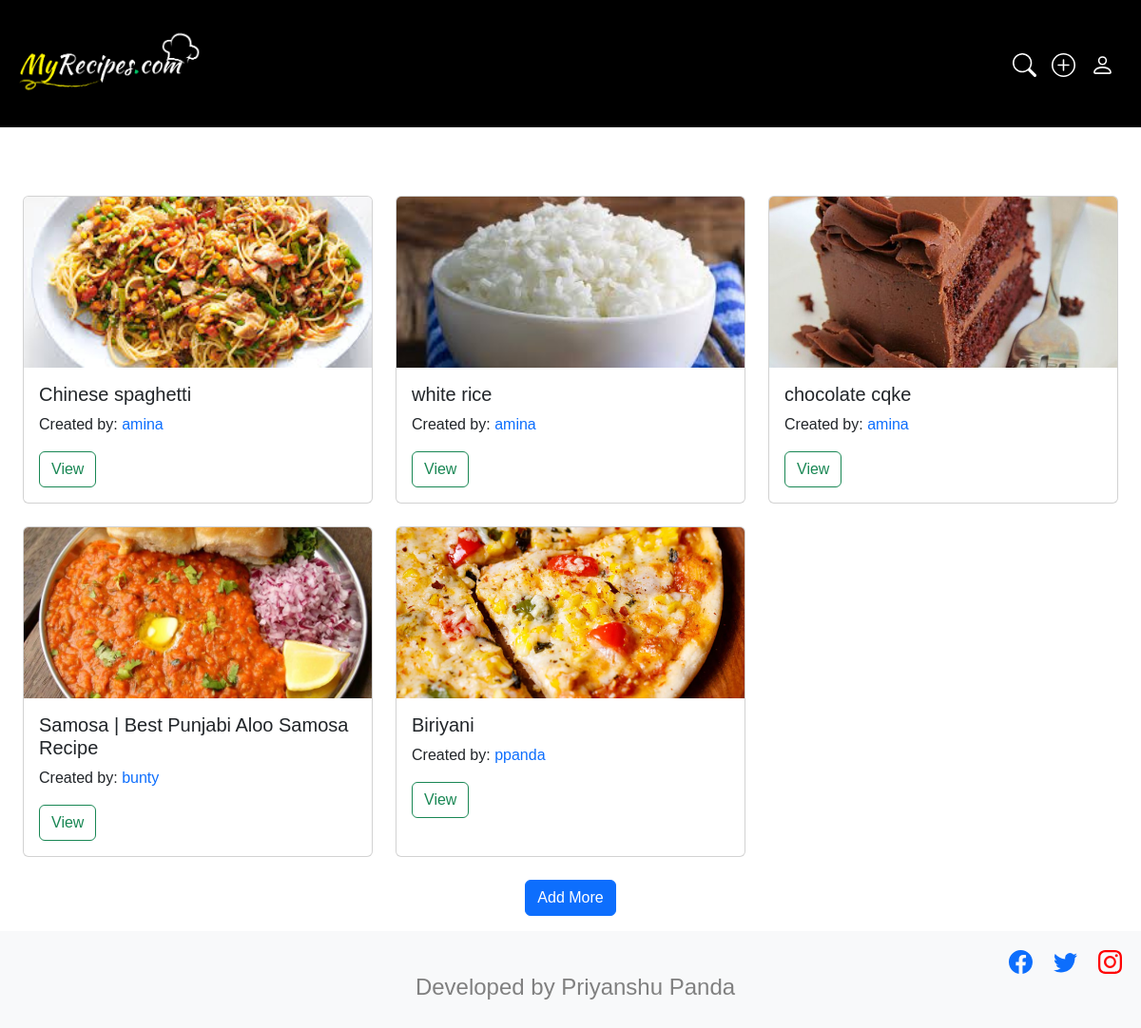
The app's page /viewrecipe/ with its own data.
### myrecpies/models.py (models this page shows, shortened)
class Recipe(models.Model):
    user = models.ForeignKey(User,on_delete=models.CASCADE)
    recipe_name = models.CharField(max_length=100)
    recipe_ingridents = models.CharField(max_length=100)
    recipe_description = models.TextField()
    instructions = models.TextField(default=None)
    cooking_time = models.TextField(default=None)
    created_at = models.DateTimeField(auto_now_add=True)
    recipe_image = models.ImageField(upload_to="recepie")

### myrecpies/views.py (the view)
# urls.py: path('viewrecipe/',viewrecipe,name="viewrecipe"),
def viewrecipe(request):
    queryset = Recipe.objects.order_by('-created_at')
    context = {'recipes': queryset}
    return render(request,"view.html",context)

### myrecpies/templates/view.html (shortened to what this page needs)
{% extends "base.html" %}
{% block start %}
<br>
<br>
  {% include 'card.html' %}
  {% if recipes|length != 0 %}
  <div class="mb-3 text-center">
    <a href="/recipe/">
      <button type="submit" class="btn btn-primary vertical-center">Add More</button>
    </a>
  </div>
  {% endif %}
{% endblock %}

### myrecpies/templates/card.html
<div style=" position: relative;padding:2%">
    <div class="row row-cols-1 row-cols-md-3 g-4">
    {% for recipe in recipes %}
      {% if recipe.user == request.user %}
        <div class="row-4">
            <div class="card h-100">
              <div class="view overlay">
                <img class="card-img-top" src="/media/{{recipe.recipe_image}}" alt="Card image cap" style="width: 100%;height: 15vw;object-fit: cover;">
                <a href="#!">
                  <div class="mask rgba-white-slight"></div>
                </a>
              </div>
              <div class="card-body">
                <h5 class="card-title">{{recipe.recipe_name}}</h5>
                <p class="card-text">Created by: <a href="/profile/{{request.user.id}}" style="text-decoration: none;">{{recipe.user.username}}</a></p>
                <a href="/recipe_detail/{{recipe.id}}/" class="btn btn-outline-success" id="bt1">View</a>
                <a href="/delete_recipe/{{recipe.id}}/" class="btn btn-outline-danger" id="bt2">Delete</a>
                <a href="/update_recipe/{{recipe.id}}" class="btn btn-outline-warning" id="bt3">Edit</a>
              </div>
          </div>
        </div>
      {% else %}
        <div class="row-4">
          <div class="card h-100">
            <img class="card-img-top" src="/media/{{recipe.recipe_image}}" alt="Card image cap" style="width: 100%;height: 15vw;object-fit: cover;">
            <div class="card-body">
              <h5 class="card-title">{{recipe.recipe_name}}</h5>
              <p class="card-text">Created by: <a href="/profile/{{recipe.user.id}}" style="text-decoration: none;">{{recipe.user.username}}</a></p>
              <a href="/recipe_detail/{{recipe.id}}/" class="btn btn-outline-success" id="bt">View</a>
            </div>
          </div>
        </div>
      {% endif %}
    {% endfor %}
    </div>
  </div>

### records on screen
Recipe: recipe_image (picture), recipe_name "Chinese spaghetti", user.username "amina"
Recipe: recipe_image (picture), recipe_name "white rice", user.username "amina"
Recipe: recipe_image (picture), recipe_name "chocolate cqke", user.username "amina"
Recipe: recipe_image (picture), recipe_name "Samosa | Best Punjabi Aloo Samosa Recipe", user.username "bunty"
Recipe: recipe_image (picture), recipe_name "Biriyani", user.username "ppanda"
